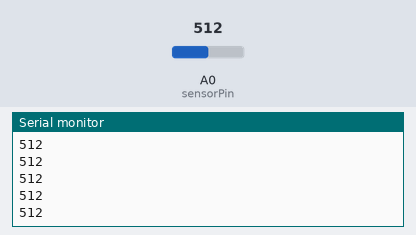
Bench run of a sketch on a simulated Arduino Uno, built with avr-gcc and run on an emulated ATmega328P. On the bench: the last lines printed to the serial monitor. Inputs (shaded band) come from the test bench; at power-on: A0 (sensorPin) = 512.

Above: at 1.2 s.
1.3 s: A0 (sensorPin) set to 716
At 1.31 s:
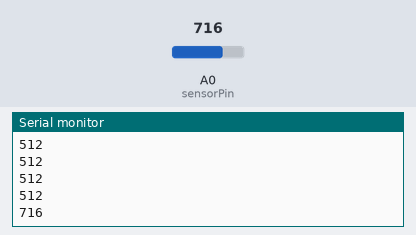
2.8 s: A0 (sensorPin) set to 900
At 2.81 s:
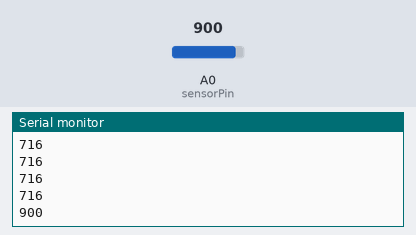
Timing chart, 0 to 5.8 s (numbered marks = the images above; inputs shaded):
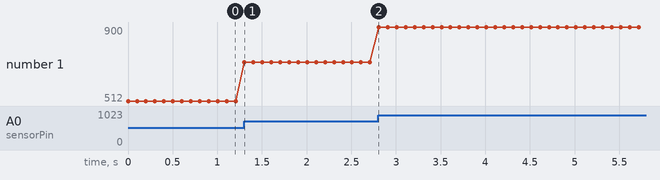

The sketch:

sensor_test.ino
```cpp
// Code for sensors that detects if it sees the tape or not

// Pin setup
const int sensorPin = A0;  // Phototransistor output

void setup() {
  pinMode(sensorPin, INPUT);   // Set sensor pin as input
  Serial.begin(9600);          // Initialize serial communication for debugging
}

void loop() {
  // Read the sensor value
  int sensorValue = analogRead(sensorPin);

  Serial.println(sensorValue);

  // if (sensorValue == HIGH) {
  //   Serial.println("HIGH");
  // } else {
  //   Serial.println("LOW");
  // }

  delay(100);  // Wait for 100 milliseconds before the next read
}
```

Measured:
- after the input at 1.3 s, the serial monitor: prints a new line at once (image 1)
- after the input at 2.8 s, the serial monitor: prints a new line at once (image 2)
- plotted number 1: 512 → 716 after the input at 1.3 s, 716 → 900 after the input at 2.8 s
